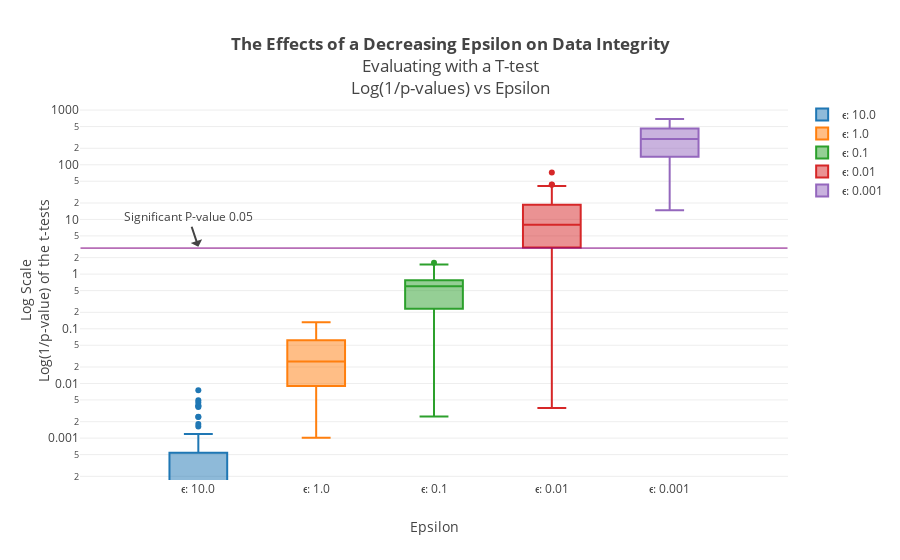

Notebook source saved alongside this figure:
### Code cell
layout = go.Layout(
    title = "<b>The Effects of a Decreasing Epsilon on Data Integrity</b><br>Evaluating with a T-test<br>Log(1/p-values) vs Epsilon",
    yaxis = dict(
        type='log',
        range = [3],
        title="Log Scale<br>Log(1/p-value) of the t-tests"
    ),
    xaxis = dict(
        title="Epsilon"
    ),
    shapes = [dict(
        
                type = 'line',
                x0 = -1,
                x1 = 5.0,
                y0 = np.log(1.0/0.05),
                y1 = np.log(1.0/0.05),
                line = dict(dash='solid', width=1, color="rgb(128, 0, 128)"))],
    annotations=[
        dict(
            x=0,
            y=.5,
            xref='x',
            yref='y',
            text='Significant P-value 0.05'
        )
    ]
)

fig = go.Figure(data=p_value_data, layout=layout)
iplot(fig, filename = "Epsilon P value comparison")

### Figure 1 — Plotly figure (JSON) as saved in the notebook; plotly's stock layout.template omitted (floating-point values rounded to 4 significant figures)
{"data": [{"boxpoints": "outliers", "name": "ϵ: 10.0", "type": "box", "y": [0, 0, 0, 0, 0.002452, 0.004955, 0, 0.001642, 0.00243, 0, 0, 0, 0, 0.003849, 0.001191, 0, 0, 0, 0, 0.007488, 0, 0, 0, 0.0005394, 0, 0, 0, 0, 0.0003821, 0, 0, 0, 0, 0, 0.0006968, 0, 0, 0, 0.004481, 0.004008, 0, 0, 0.001822, 0, 0, 0.0004045, 0, 0, 0.003714, 0]}, {"boxpoints": "outliers", "name": "ϵ: 1.0", "type": "box", "y": [0.001012, 0.009029, 0.05491, 0.01223, 0.006311, 0.01328, 0.004479, 0.09497, 0.02606, 0.02721, 0.07762, 0.05084, 0.06674, 0.05263, 0.05606, 0.06185, 0.01312, 0.03962, 0.0407, 0.01579, 0.009551, 0.02086, 0.1324, 0.02461, 0.01928, 0.003963, 0.001867, 0.01981, 0.07487, 0.06295, 0.1093, 0.001214, 0.06959, 0.01533, 0.004572, 0.02661, 0.04241, 0.1293, 0.009594, 0.08824, 0.001237, 0.04299, 0.127, 0.02325, 0.001439, 0.0597, 0.003061, 0.002812, 0.007034, 0.07693]}, {"boxpoints": "outliers", "name": "ϵ: 0.1", "type": "box", "y": [1.465, 0.3249, 0.01363, 0.3195, 0.6569, 0.1415, 0.6451, 0.1284, 0.7144, 0.002481, 0.6766, 0.207, 0.2315, 0.7713, 0.5073, 1.183, 0.4691, 0.7555, 1.354, 0.6058, 0.3291, 0.5938, 1.382, 0.7761, 0.7698, 0.1903, 0.03745, 0.7924, 0.2445, 0.9844, 0.7417, 1.495, 1.623, 0.9511, 0.2639, 0.5164, 0.1124, 1.365, 0.7962, 0.6382, 0.05037, 0.2085, 0.06843, 0.1801, 0.6256, 0.5763, 0.6197, 0.412, 0.9299, 0.2618]}, {"boxpoints": "outliers", "name": "ϵ: 0.01", "type": "box", "y": [10.18, 16.22, 3.511, 2.174, 8.77, 43.2, 8.367, 2.198, 22.0, 22.96, 0.4175, 5.815, 13.03, 18.87, 22.01, 1.845, 16.46, 18.47, 8.287, 7.777, 3.12, 2.136, 6.742, 0.4227, 9.531, 21.52, 9.913, 3.771, 3.208, 6.957, 3.061, 35.97, 5.98, 72.2, 0.003561, 0.4518, 3.84, 0.01755, 12.96, 3.496, 10.34, 40.94, 0.3525, 6.658, 0.06068, 25.49, 28.31, 0.114, 17.84, 43.51]}, {"boxpoints": "outliers", "name": "ϵ: 0.001", "type": "box", "y": [310, 109, 511.0, 359, 266, 76, 215, 326, 502, 578, 98, 684.4, 80.45, 457, 173.3, 392, 479.5, 446.0, 635.5, 414, 235.5, 407.9, 95, 505, 467.4, 171, 140, 264.7, 285, 395, 74, 41.63, 152, 582, 173, 393.0, 90, 205, 349, 687.2, 151.8, 625.7, 105, 185, 30.75, 73, 14.75, 399, 542, 461]}], "layout": {"annotations": [{"text": "Significant P-value 0.05", "x": 0, "xref": "x", "y": 0.5, "yref": "y"}], "shapes": [{"line": {"color": "rgb(128, 0, 128)", "dash": "solid", "width": 1}, "type": "line", "x0": -1, "x1": 5, "y0": 2.996, "y1": 2.996}], "title": "<b>The Effects of a Decreasing Epsilon on Data Integrity</b><br>Evaluating with a T-test<br>Log(1/p-values) vs Epsilon", "xaxis": {"title": "Epsilon"}, "yaxis": {"range": [3], "title": "Log Scale<br>Log(1/p-value) of the t-tests", "type": "log"}}}
